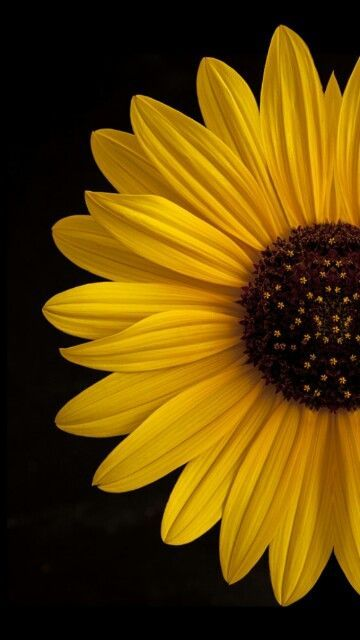
#> input picture images/a1images/sunflower.jpg, 360 x 640 px
$ jupyter execute q10.ipynb
#> lines starting #> are read from the running program, lines starting #| are printed output that depends on the picture
[cell 1]
import cv2
import numpy as np
import matplotlib.pyplot as plt

def manual_bilateral_filter(image, diameter, sigma_s, sigma_r):

    h, w = image.shape
    output = np.zeros((h, w), dtype=np.float32)
    radius = diameter // 2

    # Pad the image to handle edges
    padded_img = np.pad(image, radius, mode='edge').astype(np.float32)

    # Pre compute spatial Gaussian weights
    y, x = np.ogrid[-radius : radius + 1, -radius : radius + 1]
    spatial_weights = np.exp(-(x**2 + y**2) / (2 * sigma_s**2))

    for i in range(h):
        for j in range(w):
            # Extract the local neighborhood (region of interest)
            roi = padded_img[i : i + diameter, j : j + diameter]

            # Calculate range weights (intensity difference)
            center_pixel = padded_img[i + radius, j + radius]
            intensity_diff = roi - center_pixel
            range_weights = np.exp(-(intensity_diff**2) / (2 * sigma_r**2))

            # Combined weights
            bilateral_weights = spatial_weights * range_weights

            # Normalize and apply weights
            normalization_factor = np.sum(bilateral_weights)
            output[i, j] = np.sum(bilateral_weights * roi) / normalization_factor

    return output.astype(np.uint8)

im = cv2.imread('images/a1images/sunflower.jpg', cv2.IMREAD_GRAYSCALE)
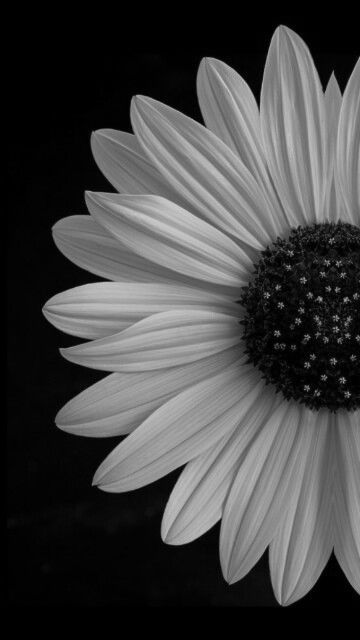
#> im: shape (640, 360); min 0, max 207, mean 67.7
assert im is not None, 'Image not found'

d = 9 # Kernel diameter
s_space = 75.0 # Spatial sigma
s_range = 75.0 # Intensity sigma

# (b) Apply Gaussian Smoothing
gaussian_blur = cv2.GaussianBlur(im, (d, d), s_space)
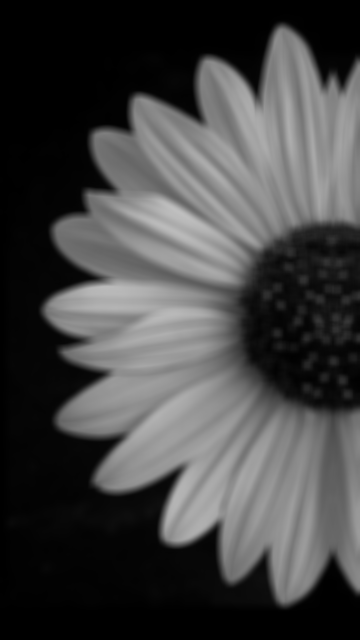
#> gaussian_blur: shape (640, 360); min 0, max 191, mean 67.7

# (c) Bilateral filtering using OpenCV
opencv_bilateral = cv2.bilateralFilter(im, d, s_range, s_space)

# (d) Manually implemented bilateral filter
manual_bilateral = manual_bilateral_filter(im, d, s_space, s_range)
#> in manual_bilateral_filter, `padded_img = np.pad(image, radius, mode='edge').astype(np.float32)`:
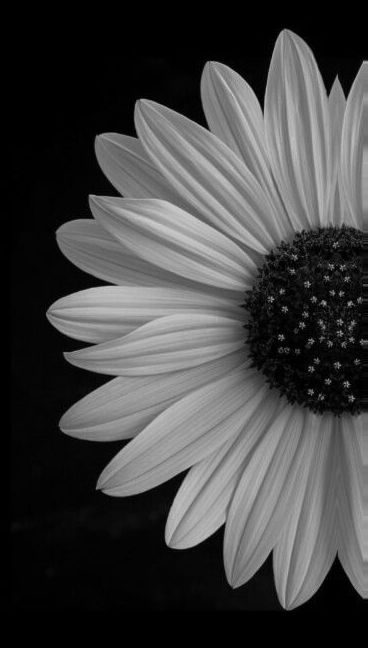
#> padded_img: shape (648, 368) float32; min 0, max 207, mean 66.3

fig, ax = plt.subplots(1, 4, figsize=(10, 5))

ax[0].imshow(im, cmap='gray', vmin=0, vmax=255)
ax[0].set_title('Original')
ax[0].axis('off')

ax[1].imshow(gaussian_blur, cmap='gray', vmin=0, vmax=255)
ax[1].set_title('Gaussian Blur\n(Edges Blurred)')
ax[1].axis('off')

ax[2].imshow(opencv_bilateral, cmap='gray', vmin=0, vmax=255)
ax[2].set_title('OpenCV Bilateral\n(Edges Preserved)')
ax[2].axis('off')

ax[3].imshow(manual_bilateral, cmap='gray', vmin=0, vmax=255)
ax[3].set_title('Manual Bilateral\n(Edges Preserved)')
ax[3].axis('off')

plt.show()
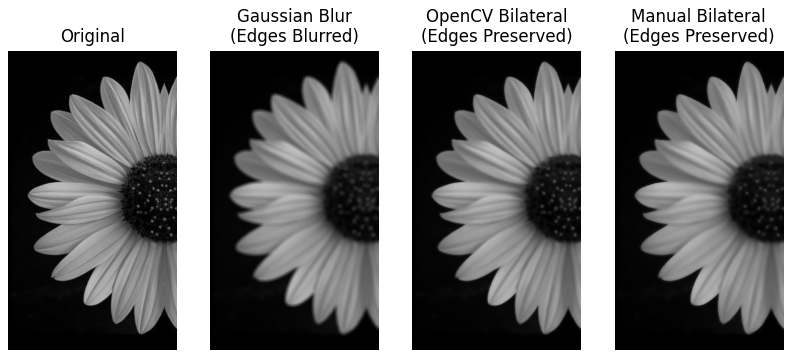
#> figure drawn by matplotlib, 4 panels

$ run again, with images/a1images/emma.jpg copied over images/a1images/sunflower.jpg
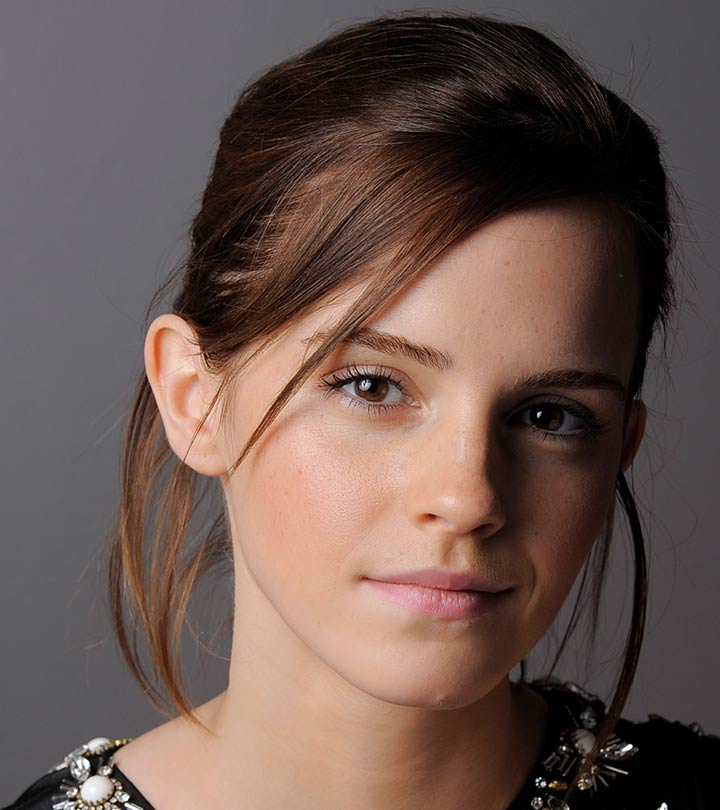
#> input picture images/a1images/emma.jpg, 720 x 810 px
#> in manual_bilateral_filter, `padded_img = np.pad(image, radius, mode='edge').astype(np.float32)`:
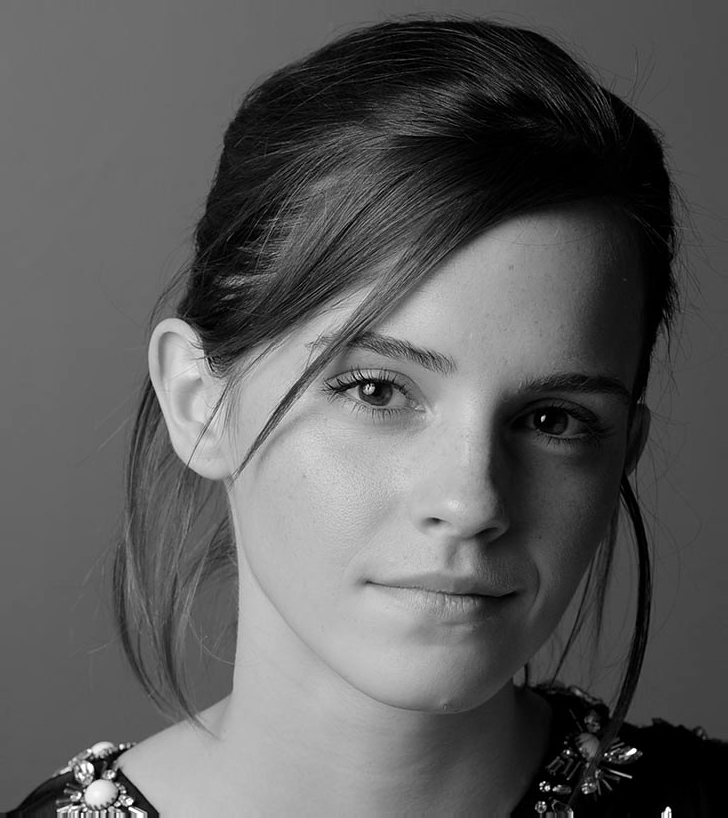
#> padded_img: shape (818, 728) float32; min 0, max 255, mean 92.3
#> `plt.show()`:
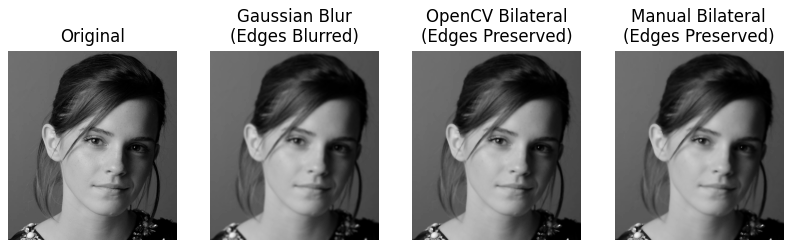
#> figure drawn by matplotlib, 4 panels
